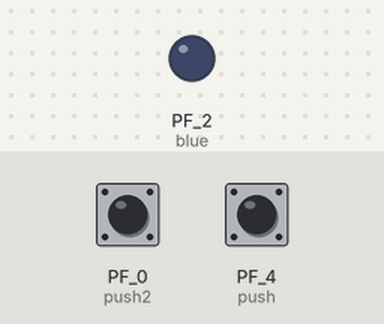
The sketch below on a simulated TI Tiva C LaunchPad. Parts: output pins drawn as LEDs (lit = HIGH). Inputs (shaded band) come from the test bench; at power-on: PF_0 (push2) HIGH, PF_4 (push) HIGH. What the sketch prints to the serial monitor is not drawn.

Above: at 1.4 s.
1.5 s: PF_0 (push2) pulled LOW for 0.15 s
At 2.5 s:
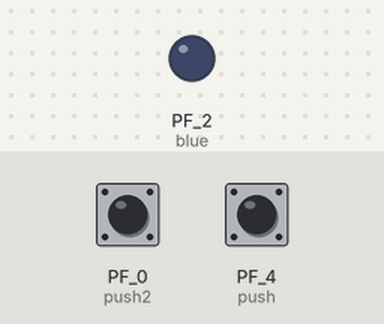
3.2 s: PF_0 (push2) pulled LOW for 1 s
At 3.9 s:
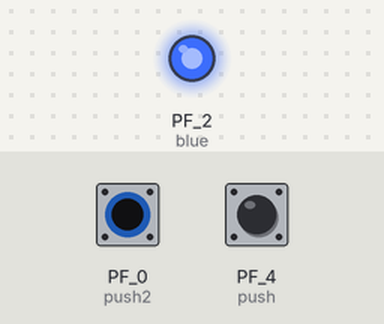
5.7 s: PF_0 (push2) pulled LOW for 3.2 s
At 9.5 s:
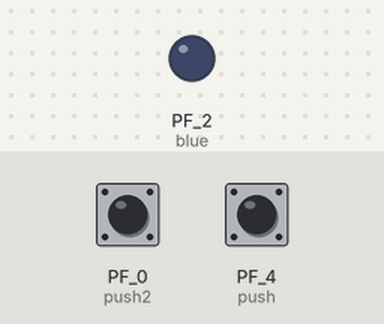
Timing chart, 0 to 11.0 s (numbered marks = the images above; inputs shaded):
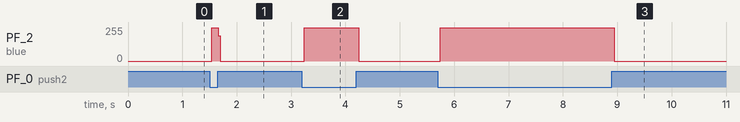

The sketch:

Serial.ino
```cpp
#define push PF_4
#define push2 PF_0
#define blue PF_2
int active, active2;
int push3;
int push1;

void setup() {
  // put your setup code here, to run once:
  Serial.begin(9600);
  Serial.setTimeout(50);
  delay(100);
  Serial3.begin(115200);
  Serial3.setTimeout(50);
  delay(100);
  pinMode(push, INPUT_PULLUP);
  pinMode(push2, INPUT_PULLUP);
  pinMode(blue, OUTPUT);
}

void loop() {
  // put your main code here, to run repeatedly:
  active = digitalRead(push);
  active2 = digitalRead(push2);
/*
   // Antirrebote
  if (active == HIGH){
    push3 = 1;
  }
  if (active2 == HIGH){
    push1 = 1;
  }
  */
  if(active == 0 /*& push3 == 1*/){
    Serial3.write('0');
    Serial.write("0");
    digitalWrite(blue, HIGH);
    push3 = 0;
  }
  else{
    digitalWrite(blue, LOW);
  }
  if(active2 == 0/* & push1 == 1*/){
    Serial3.write('1');
    Serial.write("1");
    digitalWrite(blue, HIGH);
    push1 = 0;
  }
  else{
    digitalWrite(blue, LOW);
  }

}
```

Measured:
- after the input at 1.5 s, PF_2 (blue): 0/255 → 248/255 at once, → 0/255 0.12 s later
- after the input at 3.2 s, PF_2 (blue): 0/255 → 248/255 at once, → 0/255 1.0 s later
- after the input at 5.7 s, PF_2 (blue): 0/255 → 248/255 at once, → 0/255 3.2 s later
